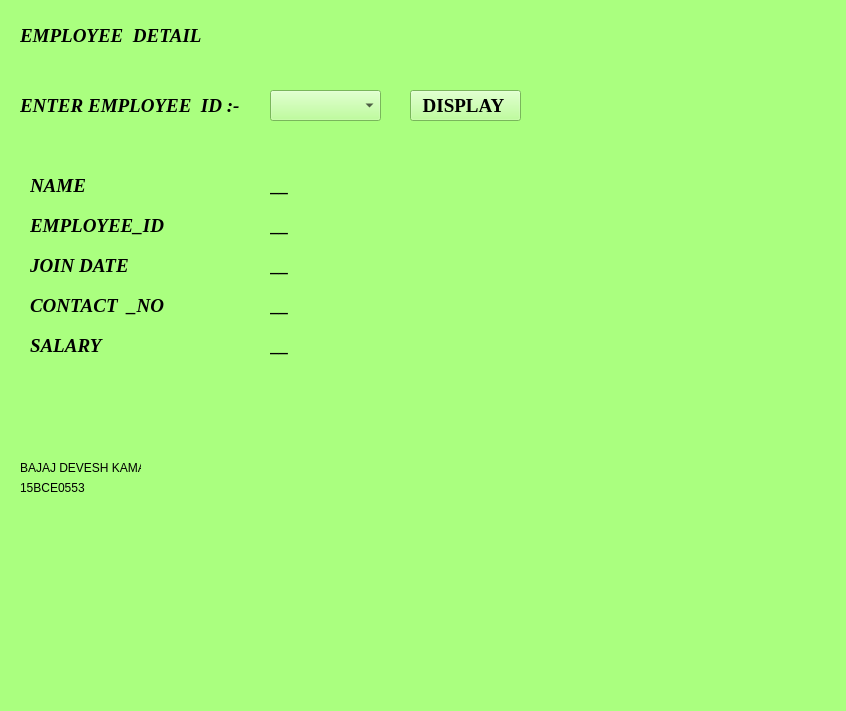
<?xml version="1.0" encoding="UTF-8"?>
<ui version="4.0">
 <class>MainWindow</class>
 <widget class="QMainWindow" name="MainWindow">
  <property name="geometry">
   <rect>
    <x>0</x>
    <y>0</y>
    <width>846</width>
    <height>711</height>
   </rect>
  </property>
  <property name="windowTitle">
   <string>MainWindow</string>
  </property>
  <property name="styleSheet">
   <string notr="true">background-color: rgb(170, 255, 127);
alternate-background-color: rgb(197, 185, 255);</string>
  </property>
  <widget class="QWidget" name="centralwidget">
   <widget class="QLabel" name="label_2">
    <property name="geometry">
     <rect>
      <x>20</x>
      <y>20</y>
      <width>201</width>
      <height>31</height>
     </rect>
    </property>
    <property name="font">
     <font>
      <family>Times New Roman</family>
      <pointsize>14</pointsize>
      <weight>75</weight>
      <italic>true</italic>
      <bold>true</bold>
     </font>
    </property>
    <property name="text">
     <string>EMPLOYEE  DETAIL</string>
    </property>
   </widget>
   <widget class="QLabel" name="label_7">
    <property name="geometry">
     <rect>
      <x>20</x>
      <y>90</y>
      <width>231</width>
      <height>31</height>
     </rect>
    </property>
    <property name="font">
     <font>
      <family>Times New Roman</family>
      <pointsize>14</pointsize>
      <weight>75</weight>
      <italic>true</italic>
      <bold>true</bold>
     </font>
    </property>
    <property name="text">
     <string>ENTER EMPLOYEE  ID :-</string>
    </property>
   </widget>
   <widget class="QPushButton" name="pushButton">
    <property name="geometry">
     <rect>
      <x>410</x>
      <y>90</y>
      <width>111</width>
      <height>31</height>
     </rect>
    </property>
    <property name="font">
     <font>
      <family>Times New Roman</family>
      <pointsize>14</pointsize>
      <weight>75</weight>
      <bold>true</bold>
     </font>
    </property>
    <property name="text">
     <string>DISPLAY </string>
    </property>
   </widget>
   <widget class="QLabel" name="label_8">
    <property name="geometry">
     <rect>
      <x>30</x>
      <y>330</y>
      <width>201</width>
      <height>31</height>
     </rect>
    </property>
    <property name="font">
     <font>
      <family>Times New Roman</family>
      <pointsize>14</pointsize>
      <weight>75</weight>
      <italic>true</italic>
      <bold>true</bold>
     </font>
    </property>
    <property name="text">
     <string>SALARY</string>
    </property>
   </widget>
   <widget class="QLabel" name="label_3">
    <property name="geometry">
     <rect>
      <x>30</x>
      <y>170</y>
      <width>201</width>
      <height>31</height>
     </rect>
    </property>
    <property name="font">
     <font>
      <family>Times New Roman</family>
      <pointsize>14</pointsize>
      <weight>75</weight>
      <italic>true</italic>
      <bold>true</bold>
     </font>
    </property>
    <property name="text">
     <string>NAME</string>
    </property>
   </widget>
   <widget class="QLabel" name="label_9">
    <property name="geometry">
     <rect>
      <x>20</x>
      <y>480</y>
      <width>71</width>
      <height>16</height>
     </rect>
    </property>
    <property name="text">
     <string>15BCE0553</string>
    </property>
   </widget>
   <widget class="QLabel" name="label_6">
    <property name="geometry">
     <rect>
      <x>30</x>
      <y>290</y>
      <width>201</width>
      <height>31</height>
     </rect>
    </property>
    <property name="font">
     <font>
      <family>Times New Roman</family>
      <pointsize>14</pointsize>
      <weight>75</weight>
      <italic>true</italic>
      <bold>true</bold>
     </font>
    </property>
    <property name="text">
     <string>CONTACT  _NO</string>
    </property>
   </widget>
   <widget class="QLabel" name="label_4">
    <property name="geometry">
     <rect>
      <x>30</x>
      <y>210</y>
      <width>201</width>
      <height>31</height>
     </rect>
    </property>
    <property name="font">
     <font>
      <family>Times New Roman</family>
      <pointsize>14</pointsize>
      <weight>75</weight>
      <italic>true</italic>
      <bold>true</bold>
     </font>
    </property>
    <property name="text">
     <string>EMPLOYEE_ID</string>
    </property>
   </widget>
   <widget class="QLabel" name="label_5">
    <property name="geometry">
     <rect>
      <x>30</x>
      <y>250</y>
      <width>201</width>
      <height>31</height>
     </rect>
    </property>
    <property name="font">
     <font>
      <family>Times New Roman</family>
      <pointsize>14</pointsize>
      <weight>75</weight>
      <italic>true</italic>
      <bold>true</bold>
     </font>
    </property>
    <property name="text">
     <string>JOIN DATE</string>
    </property>
   </widget>
   <widget class="QLabel" name="label_10">
    <property name="geometry">
     <rect>
      <x>20</x>
      <y>460</y>
      <width>121</width>
      <height>16</height>
     </rect>
    </property>
    <property name="text">
     <string>BAJAJ DEVESH KAMAL</string>
    </property>
   </widget>
   <widget class="QLabel" name="label_14">
    <property name="geometry">
     <rect>
      <x>270</x>
      <y>330</y>
      <width>201</width>
      <height>31</height>
     </rect>
    </property>
    <property name="font">
     <font>
      <family>Times New Roman</family>
      <pointsize>14</pointsize>
      <weight>75</weight>
      <italic>true</italic>
      <bold>true</bold>
     </font>
    </property>
    <property name="text">
     <string>__</string>
    </property>
   </widget>
   <widget class="QLabel" name="label_16">
    <property name="geometry">
     <rect>
      <x>270</x>
      <y>210</y>
      <width>201</width>
      <height>31</height>
     </rect>
    </property>
    <property name="font">
     <font>
      <family>Times New Roman</family>
      <pointsize>14</pointsize>
      <weight>75</weight>
      <italic>true</italic>
      <bold>true</bold>
     </font>
    </property>
    <property name="text">
     <string>__</string>
    </property>
   </widget>
   <widget class="QLabel" name="label_21">
    <property name="geometry">
     <rect>
      <x>270</x>
      <y>290</y>
      <width>201</width>
      <height>31</height>
     </rect>
    </property>
    <property name="font">
     <font>
      <family>Times New Roman</family>
      <pointsize>14</pointsize>
      <weight>75</weight>
      <italic>true</italic>
      <bold>true</bold>
     </font>
    </property>
    <property name="text">
     <string>__</string>
    </property>
   </widget>
   <widget class="QLabel" name="label_17">
    <property name="geometry">
     <rect>
      <x>270</x>
      <y>250</y>
      <width>201</width>
      <height>31</height>
     </rect>
    </property>
    <property name="font">
     <font>
      <family>Times New Roman</family>
      <pointsize>14</pointsize>
      <weight>75</weight>
      <italic>true</italic>
      <bold>true</bold>
     </font>
    </property>
    <property name="text">
     <string>__</string>
    </property>
   </widget>
   <widget class="QLabel" name="label_15">
    <property name="geometry">
     <rect>
      <x>270</x>
      <y>170</y>
      <width>201</width>
      <height>31</height>
     </rect>
    </property>
    <property name="font">
     <font>
      <family>Times New Roman</family>
      <pointsize>14</pointsize>
      <weight>75</weight>
      <italic>true</italic>
      <bold>true</bold>
     </font>
    </property>
    <property name="text">
     <string>__</string>
    </property>
   </widget>
   <widget class="QComboBox" name="comboBox_2">
    <property name="geometry">
     <rect>
      <x>270</x>
      <y>90</y>
      <width>111</width>
      <height>31</height>
     </rect>
    </property>
    <property name="styleSheet">
     <string notr="true">font: 11pt &quot;Times New Roman&quot;;
font: 75 8pt &quot;MS Shell Dlg 2&quot;;
font: 75 12pt &quot;Times New Roman&quot;;</string>
    </property>
   </widget>
  </widget>
  <widget class="QMenuBar" name="menubar">
   <property name="geometry">
    <rect>
     <x>0</x>
     <y>0</y>
     <width>846</width>
     <height>21</height>
    </rect>
   </property>
  </widget>
  <widget class="QStatusBar" name="statusbar"/>
 </widget>
 <resources/>
 <connections/>
</ui>
